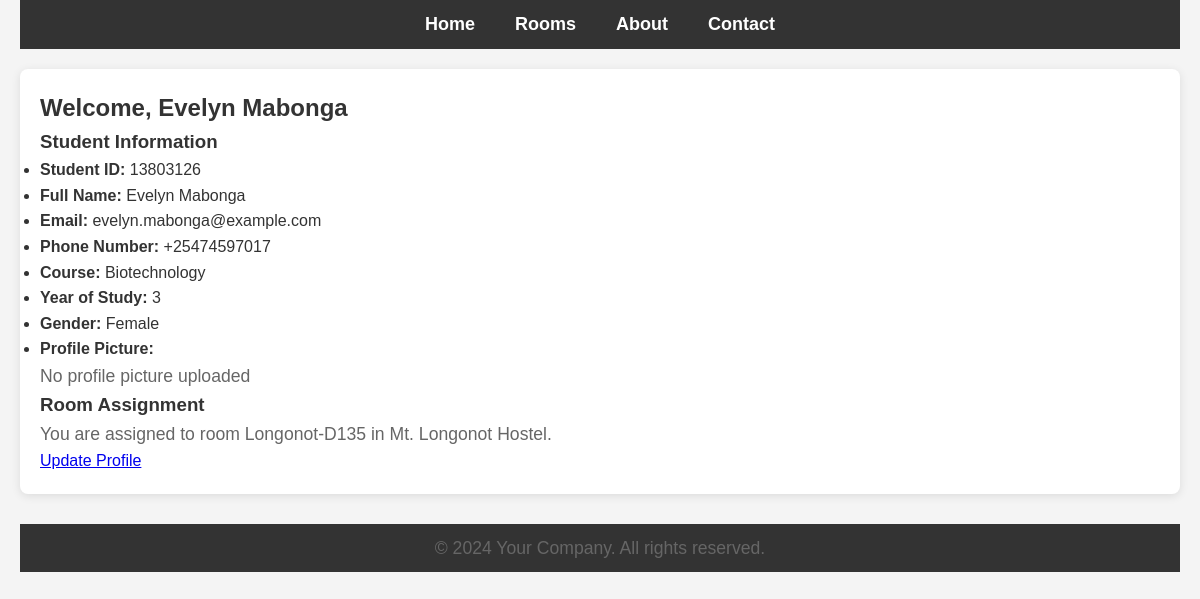
/student/dashboard/ (signed in), run on an earlier commit of the app's database.
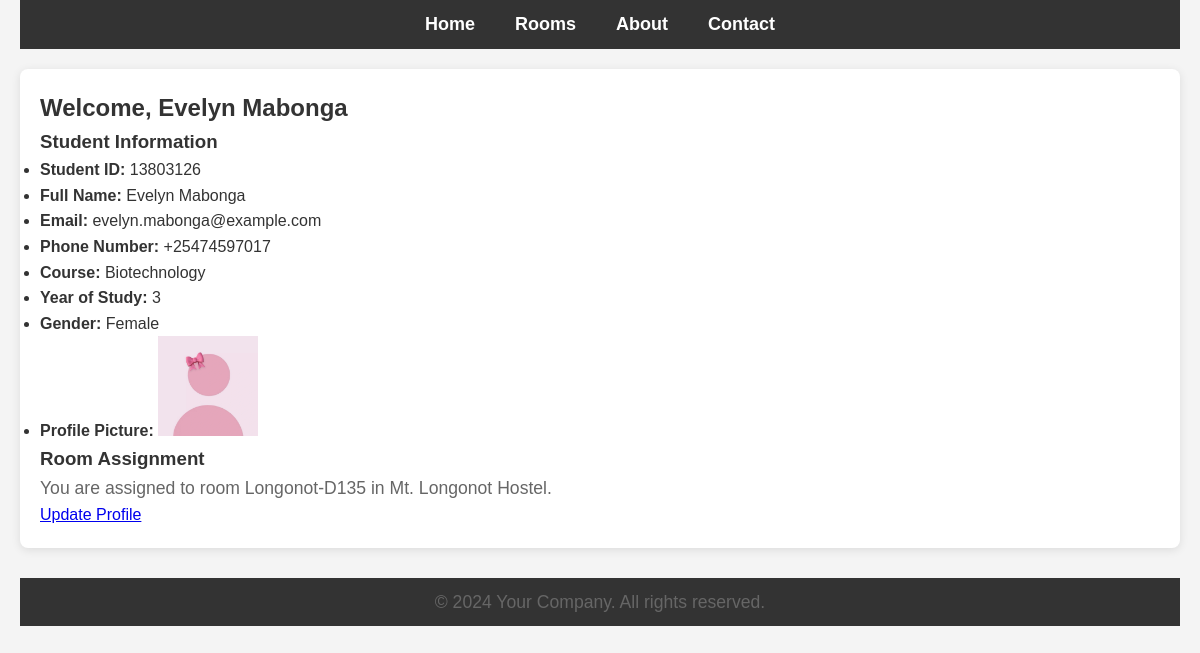
And on a later commit of the database.
### main/models.py (models this page shows, shortened)
class Student(models.Model):
    GENDER_CHOICES = [
        ('Male', 'Male'),
        ('Female', 'Female'),
    ]
    student_id = models.CharField(max_length=20, unique=True)
    first_name = models.CharField(max_length=50)
    last_name = models.CharField(max_length=50)
    email = models.EmailField()
    phone_number = models.CharField(max_length=15)
    course = models.CharField(max_length=100)
    year_of_study = models.PositiveIntegerField()
    gender = models.CharField(max_length=10, choices=GENDER_CHOICES)
    profile_picture = models.ImageField(upload_to='profile_pics/', blank=True, null=True)
    room = models.ForeignKey('Room', on_delete=models.SET_NULL, null=True, blank=True)
    date_registered = models.DateTimeField(auto_now_add=True)
    username = models.CharField(max_length=20,  blank=True)

class Room(models.Model):
    ROOM_TYPE_CHOICES = [
        ('Single', 'Single'),
        ('Double', 'Double'),
        ('Triple', 'Triple'),
    ]
    room_number = models.CharField(max_length=10, unique=True)
    capacity = models.PositiveIntegerField(default=4)  # Default to 4 beds
    room_type = models.CharField(max_length=10, choices=ROOM_TYPE_CHOICES)
    hostel = models.ForeignKey('Hostel', on_delete=models.CASCADE)

class Hostel(models.Model):
    GENDER_CHOICES = [
        ('Male', 'Male'),
        ('Female', 'Female'),
    ]
    name = models.CharField(max_length=100, unique=True)
    location = models.CharField(max_length=150)
    total_rooms = models.PositiveIntegerField()
    warden = models.CharField(max_length=100)
    gender = models.CharField(max_length=6, choices=GENDER_CHOICES)  # Gender of the students allowed to stay in this hostel

### main/views.py (the view)
# urls.py: path('student/dashboard/', views.student_dashboard, name='student_dashboard'),
@login_required
def student_dashboard(request):
    user = request.user
    try:
        student = Student.objects.get(student_id=user.username)  # Assuming username is student_id
        context = {
            'student': student,
            'user': user,
        }
        return render(request, 'student_dashboard.html', context)
    except Student.DoesNotExist:
        messages.error(request, "Student information not found.")
        return redirect('login')  # Redirect to home or any other page

### templates/student_dashboard.html
{% extends 'base.html' %}
{% block content %}
  <h2>Welcome, {{ user.first_name }} {{ user.last_name }}</h2>
  <div class="student-dashboard">
    <h3>Student Information</h3>
    <ul>
      <li><strong>Student ID:</strong> {{ student.student_id }}</li>
      <li><strong>Full Name:</strong> {{ student.first_name }} {{ student.last_name }}</li>
      <li><strong>Email:</strong> {{ student.email }}</li>
      <li><strong>Phone Number:</strong> {{ student.phone_number }}</li>
      <li><strong>Course:</strong> {{ student.course }}</li>
      <li><strong>Year of Study:</strong> {{ student.year_of_study }}</li>
      <li><strong>Gender:</strong> {{ student.gender }}</li>
      <li>
        <strong>Profile Picture:</strong>
        {% if student.profile_picture %}
          <img src="{{ student.profile_picture.url }}" alt="Profile Picture" width="100" />
        {% else %}
          <p>No profile picture uploaded</p>
        {% endif %}
      </li>
    </ul>
    <h3>Room Assignment</h3>
    {% if student.room %}
      <p>You are assigned to room {{ student.room.room_number }} in {{ student.room.hostel.name }}.</p>
    {% else %}
      <p>You have not been assigned to a room yet.</p>
    {% endif %}
    <div class="actions">
      <a href="{% url 'update_profile' %}">Update Profile</a>
    </div>
  </div>
{% endblock %}

### templates/base.html (shortened to what this page needs)
{% load static %}
<!DOCTYPE html>
<html lang="en">
<head>
    <link rel="stylesheet" href="{% static 'css/styles.css' %}">
</head>
<body>
    <nav>
        <ul>
            <li><a href="/">Home</a></li>
            <li><a href="/rooms/">Rooms</a></li>
            <li><a href="/about/">About</a></li>
            <li><a href="/contact/">Contact</a></li>
        </ul>
    </nav>
    <div class="content">
        {% block content %}{% endblock %}
    </div>
    <footer>
        <p>&copy; 2024 Your Company. All rights reserved.</p>
    </footer>
</body>
</html>

### static/css/styles.css (style rules this page uses)
* { margin: 0; padding: 0; box-sizing: border-box; }
body { font-family: Arial, sans-serif; line-height: 1.6; background-color: #f4f4f4; color: #333; padding: 0 20px; }
nav { background-color: #333; color: white; padding: 10px 0; }
nav ul { list-style: none; display: flex; justify-content: center; }
nav ul li { margin: 0 20px; }
nav ul li a { color: white; text-decoration: none; font-weight: bold; font-size: 18px; }
.content { max-width: 1200px; margin: 20px auto; background-color: white; padding: 20px; border-radius: 8px; box-shadow: 0 2px 10px rgba(0, 0, 0, 0.1); }
p { font-size: 1.1rem; color: #666; }
footer { background-color: #333; color: white; text-align: center; padding: 10px; position: relative; bottom: 0; width: 100%; margin-top: 30px; }

What changed in the data, as far as the page shows it:
changed Student "Evelyn": profile_picture: picture added
Also different on the page:
text no longer shown: "No profile picture uploaded"
